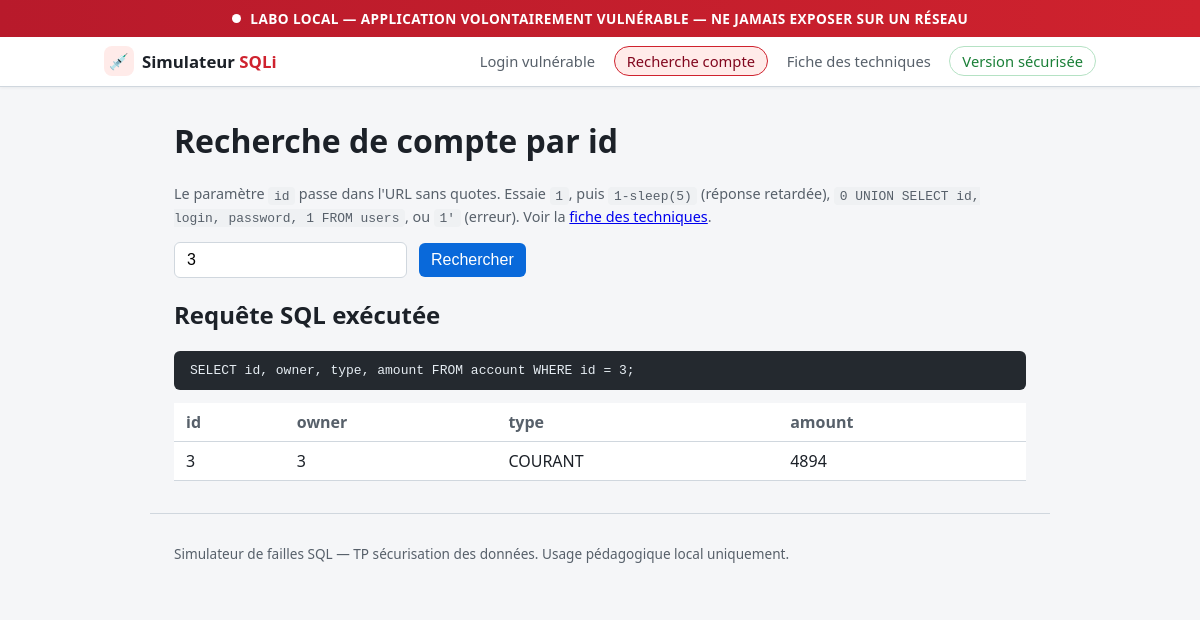
/compte.php?id=3, run on the app's committed database.
### tables this page shows
CREATE TABLE account (
    id     INT(11)     NOT NULL AUTO_INCREMENT,
    owner  INT(11)     NOT NULL,
    type   VARCHAR(10) NOT NULL,
    amount INT(11)     NOT NULL,
    PRIMARY KEY (id),
    KEY owner (owner)
);

### compte.php (the view, shortened to what this page needs)
<?php
$id = $_GET['id'] ?? '';
$sql = null;
$lignes = [];
$erreur = null;
$soumis = ($id !== '');
if ($soumis) {
    $conn = db_connect();
    $sql = "SELECT id, owner, type, amount FROM account WHERE id = $id;";
    $res = $conn->query($sql);
    if ($res === false) {
        $erreur = '#' . $conn->errno . ' - ' . $conn->error;
    } else {
        while ($row = $res->fetch_assoc()) {
            $lignes[] = $row;
        }
    }
}
require __DIR__ . '/includes/header.php';
?>
  <h1>Recherche de compte par id</h1>
  <p class="hint">
    Le param&egrave;tre <code>id</code> passe dans l'URL sans quotes. Essaie
    <code>1</code>, puis <code>1-sleep(5)</code> (r&eacute;ponse retard&eacute;e),
    <code>0 UNION SELECT id, login, password, 1 FROM users</code>, ou <code>1'</code>
    (erreur). Voir la <a href="techniques.php">fiche des techniques</a>.
  </p>
  <form method="get" class="form-inline">
    <input type="text" name="id" value="<?= htmlspecialchars($id) ?>" placeholder="id du compte">
    <button type="submit">Rechercher</button>
  </form>
<?php if ($soumis): ?>
  <h2>Requ&ecirc;te SQL ex&eacute;cut&eacute;e</h2>
  <pre class="sql-echo"><?= htmlspecialchars($sql) ?></pre>
  <?php if ($erreur !== null): ?>
    <p class="error">Erreur MySQL : <?= htmlspecialchars($erreur) ?></p>
  <?php elseif ($lignes): ?>
    <table>
      <thead><tr><?php foreach (array_keys($lignes[0]) as $col): ?><th><?= htmlspecialchars($col) ?></th><?php endforeach; ?></tr></thead>
      <tbody>
        <?php foreach ($lignes as $row): ?>
          <tr><?php foreach ($row as $val): ?><td><?= htmlspecialchars((string) $val) ?></td><?php endforeach; ?></tr>
        <?php endforeach; ?>
      </tbody>
    </table>
  <?php else: ?>
    <p>Aucune ligne.</p>
  <?php endif; ?>
<?php endif; ?>
<?php require __DIR__ . '/includes/footer.php'; ?>

### style.css (style rules this page uses)
:root { color-scheme: light; --bg: #f5f6f8; --fg: #1c2128; --muted: #57606a; --border: #d0d7de; --accent: #0969da; --danger-bg: #ffebe9; --danger-border: #cf222e; --danger-fg: #82071e; --ok-fg: #1a7f37; }
* { box-sizing: border-box; }
body { margin: 0; font-family: system-ui, -apple-system, "Segoe UI", sans-serif; background: var(--bg); color: var(--fg); }
h1 { margin-top: 0; }
table { width: 100%; border-collapse: collapse; background: #fff; margin: 0.5rem 0 1rem; }
th, td { text-align: left; padding: 0.5rem 0.75rem; border-bottom: 1px solid var(--border); }
th { color: var(--muted); font-weight: 600; }
.form, .form-inline { display: flex; flex-direction: column; gap: 0.75rem; max-width: 340px; }
.form-inline { flex-direction: row; max-width: none; align-items: center; }
input, button { padding: 0.5rem 0.75rem; border: 1px solid var(--border); border-radius: 6px; font-size: 1rem; }
button { background: var(--accent); color: #fff; border: none; cursor: pointer; }
code { background: #eff1f3; padding: 0.1rem 0.35rem; border-radius: 4px; font-size: 0.9em; word-break: break-word; }
.hint { color: var(--muted); font-size: 0.9rem; line-height: 1.5; }
.sql-echo { background: #24292f; color: #e6edf3; padding: 0.75rem 1rem; border-radius: 6px; overflow-x: auto; white-space: pre-wrap; word-break: break-word; }

### data on the page
account: val "3", type "COURANT", amount "4894"

### other printed values
$libelle "Login vulnérable"
$libelle "Recherche compte"
$libelle "Fiche des techniques"
$libelle "Version sécurisée"
$sql "SELECT id, owner, type, amount FROM account WHERE id = 3;"
$col "id"
$col "owner"
$col "type"
$col "amount"
